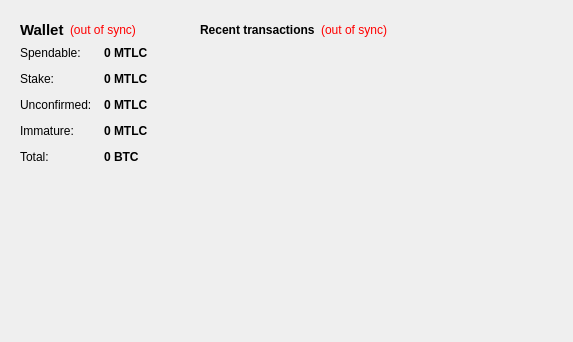
<?xml version="1.0" encoding="UTF-8"?>
<ui version="4.0">
 <class>OverviewPage</class>
 <widget class="QWidget" name="OverviewPage">
  <property name="geometry">
   <rect>
    <x>0</x>
    <y>0</y>
    <width>573</width>
    <height>342</height>
   </rect>
  </property>
  <property name="windowTitle">
   <string>Form</string>
  </property>
  <property name="styleSheet">
   <string notr="true"/>
  </property>
  <layout class="QHBoxLayout" name="horizontalLayout" stretch="0,1">
   <item>
    <layout class="QVBoxLayout" name="verticalLayout_2">
     <item>
      <widget class="QFrame" name="frame">
       <property name="frameShape">
        <enum>QFrame::NoFrame</enum>
       </property>
       <property name="frameShadow">
        <enum>QFrame::Plain</enum>
       </property>
       <layout class="QVBoxLayout" name="verticalLayout_4">
        <item>
         <layout class="QHBoxLayout" name="horizontalLayout_4">
          <item>
           <widget class="QLabel" name="label_5">
            <property name="font">
             <font>
              <pointsize>11</pointsize>
              <weight>75</weight>
              <bold>true</bold>
             </font>
            </property>
            <property name="text">
             <string>Wallet</string>
            </property>
           </widget>
          </item>
          <item>
           <widget class="QLabel" name="labelWalletStatus">
            <property name="toolTip">
             <string>The displayed information may be out of date. Your wallet automatically synchronizes with the Magic network after a connection is established, but this process has not completed yet.</string>
            </property>
            <property name="styleSheet">
             <string notr="true">QLabel { color: red; }</string>
            </property>
            <property name="text">
             <string notr="true">(out of sync)</string>
            </property>
            <property name="alignment">
             <set>Qt::AlignLeading|Qt::AlignLeft|Qt::AlignVCenter</set>
            </property>
           </widget>
          </item>
          <item>
           <spacer name="horizontalSpacer_2">
            <property name="orientation">
             <enum>Qt::Horizontal</enum>
            </property>
            <property name="sizeHint" stdset="0">
             <size>
              <width>40</width>
              <height>20</height>
             </size>
            </property>
           </spacer>
          </item>
         </layout>
        </item>
        <item>
         <layout class="QFormLayout" name="formLayout_2">
          <property name="fieldGrowthPolicy">
           <enum>QFormLayout::AllNonFixedFieldsGrow</enum>
          </property>
          <property name="horizontalSpacing">
           <number>12</number>
          </property>
          <property name="verticalSpacing">
           <number>12</number>
          </property>
          <item row="0" column="0">
           <widget class="QLabel" name="label">
            <property name="text">
             <string>Spendable:</string>
            </property>
           </widget>
          </item>
          <item row="0" column="1">
           <widget class="QLabel" name="labelBalance">
            <property name="font">
             <font>
              <weight>75</weight>
              <bold>true</bold>
             </font>
            </property>
            <property name="cursor">
             <cursorShape>IBeamCursor</cursorShape>
            </property>
            <property name="toolTip">
             <string>Your current spendable balance</string>
            </property>
            <property name="text">
             <string notr="true">0 MTLC</string>
            </property>
            <property name="textInteractionFlags">
             <set>Qt::LinksAccessibleByMouse|Qt::TextSelectableByKeyboard|Qt::TextSelectableByMouse</set>
            </property>
           </widget>
          </item>
          <item row="1" column="0">
           <widget class="QLabel" name="label_6">
            <property name="text">
             <string>Stake:</string>
            </property>
           </widget>
          </item>
          <item row="1" column="1">
           <widget class="QLabel" name="labelStake">
            <property name="font">
             <font>
              <weight>75</weight>
              <bold>true</bold>
             </font>
            </property>
            <property name="cursor">
             <cursorShape>IBeamCursor</cursorShape>
            </property>
            <property name="toolTip">
             <string>Total of coins that was staked, and do not yet count toward the current balance</string>
            </property>
            <property name="text">
             <string notr="true">0 MTLC</string>
            </property>
            <property name="textInteractionFlags">
             <set>Qt::LinksAccessibleByMouse|Qt::TextSelectableByKeyboard|Qt::TextSelectableByMouse</set>
            </property>
           </widget>
          </item>
          <item row="2" column="0">
           <widget class="QLabel" name="label_3">
            <property name="text">
             <string>Unconfirmed:</string>
            </property>
           </widget>
          </item>
          <item row="2" column="1">
           <widget class="QLabel" name="labelUnconfirmed">
            <property name="font">
             <font>
              <weight>75</weight>
              <bold>true</bold>
             </font>
            </property>
            <property name="cursor">
             <cursorShape>IBeamCursor</cursorShape>
            </property>
            <property name="toolTip">
             <string>Total of transactions that have yet to be confirmed, and do not yet count toward the current balance</string>
            </property>
            <property name="text">
             <string notr="true">0 MTLC</string>
            </property>
            <property name="textInteractionFlags">
             <set>Qt::LinksAccessibleByMouse|Qt::TextSelectableByKeyboard|Qt::TextSelectableByMouse</set>
            </property>
           </widget>
          </item>
          <item row="3" column="0">
           <widget class="QLabel" name="labelImmatureText">
            <property name="text">
             <string>Immature:</string>
            </property>
           </widget>
          </item>
          <item row="3" column="1">
           <widget class="QLabel" name="labelImmature">
            <property name="font">
             <font>
              <weight>75</weight>
              <bold>true</bold>
             </font>
            </property>
            <property name="toolTip">
             <string>Mined balance that has not yet matured</string>
            </property>
            <property name="text">
             <string notr="true">0 MTLC</string>
            </property>
            <property name="textInteractionFlags">
             <set>Qt::LinksAccessibleByMouse|Qt::TextSelectableByKeyboard|Qt::TextSelectableByMouse</set>
            </property>
           </widget>
          </item>
          <item row="4" column="0">
           <widget class="QLabel" name="labelTotalText">
            <property name="text">
             <string>Total:</string>
            </property>
           </widget>
          </item>
          <item row="4" column="1">
           <widget class="QLabel" name="labelTotal">
            <property name="font">
             <font>
              <weight>75</weight>
              <bold>true</bold>
             </font>
            </property>
            <property name="cursor">
             <cursorShape>IBeamCursor</cursorShape>
            </property>
            <property name="toolTip">
             <string>Your current total balance</string>
            </property>
            <property name="text">
             <string notr="true">0 BTC</string>
            </property>
            <property name="textInteractionFlags">
             <set>Qt::LinksAccessibleByMouse|Qt::TextSelectableByKeyboard|Qt::TextSelectableByMouse</set>
            </property>
           </widget>
          </item>
         </layout>
        </item>
       </layout>
      </widget>
     </item>
     <item>
      <widget class="QLabel" name="label_2">
       <property name="maximumSize">
        <size>
         <width>225</width>
         <height>225</height>
        </size>
       </property>
       <property name="text">
        <string/>
       </property>
       <property name="pixmap">
        <pixmap resource="../bitcoin.qrc">:/images/about</pixmap>
       </property>
       <property name="scaledContents">
        <bool>true</bool>
       </property>
      </widget>
     </item>
     <item>
      <spacer name="verticalSpacer">
       <property name="orientation">
        <enum>Qt::Vertical</enum>
       </property>
       <property name="sizeHint" stdset="0">
        <size>
         <width>20</width>
         <height>40</height>
        </size>
       </property>
      </spacer>
     </item>
    </layout>
   </item>
   <item>
    <layout class="QVBoxLayout" name="verticalLayout_3">
     <item>
      <widget class="QFrame" name="frame_2">
       <property name="frameShape">
        <enum>QFrame::NoFrame</enum>
       </property>
       <property name="frameShadow">
        <enum>QFrame::Plain</enum>
       </property>
       <layout class="QVBoxLayout" name="verticalLayout">
        <item>
         <layout class="QHBoxLayout" name="horizontalLayout_2">
          <item>
           <widget class="QLabel" name="label_4">
            <property name="text">
             <string>&lt;b&gt;Recent transactions&lt;/b&gt;</string>
            </property>
           </widget>
          </item>
          <item>
           <widget class="QLabel" name="labelTransactionsStatus">
            <property name="toolTip">
             <string>The displayed information may be out of date. Your wallet automatically synchronizes with the Magic network after a connection is established, but this process has not completed yet.</string>
            </property>
            <property name="styleSheet">
             <string notr="true">QLabel { color: red; }</string>
            </property>
            <property name="text">
             <string notr="true">(out of sync)</string>
            </property>
            <property name="alignment">
             <set>Qt::AlignRight|Qt::AlignTrailing|Qt::AlignVCenter</set>
            </property>
           </widget>
          </item>
          <item>
           <spacer name="horizontalSpacer">
            <property name="orientation">
             <enum>Qt::Horizontal</enum>
            </property>
            <property name="sizeHint" stdset="0">
             <size>
              <width>40</width>
              <height>20</height>
             </size>
            </property>
           </spacer>
          </item>
         </layout>
        </item>
        <item>
         <widget class="QListView" name="listTransactions">
          <property name="styleSheet">
           <string notr="true">QListView { background: transparent; }</string>
          </property>
          <property name="frameShape">
           <enum>QFrame::NoFrame</enum>
          </property>
          <property name="frameShadow">
           <enum>QFrame::Plain</enum>
          </property>
          <property name="verticalScrollBarPolicy">
           <enum>Qt::ScrollBarAlwaysOff</enum>
          </property>
          <property name="horizontalScrollBarPolicy">
           <enum>Qt::ScrollBarAlwaysOff</enum>
          </property>
          <property name="selectionMode">
           <enum>QAbstractItemView::NoSelection</enum>
          </property>
         </widget>
        </item>
       </layout>
      </widget>
     </item>
     <item>
      <spacer name="verticalSpacer_2">
       <property name="orientation">
        <enum>Qt::Vertical</enum>
       </property>
       <property name="sizeHint" stdset="0">
        <size>
         <width>20</width>
         <height>40</height>
        </size>
       </property>
      </spacer>
     </item>
    </layout>
   </item>
  </layout>
 </widget>
 <resources>
  <include location="../bitcoin.qrc"/>
 </resources>
 <connections/>
</ui>
